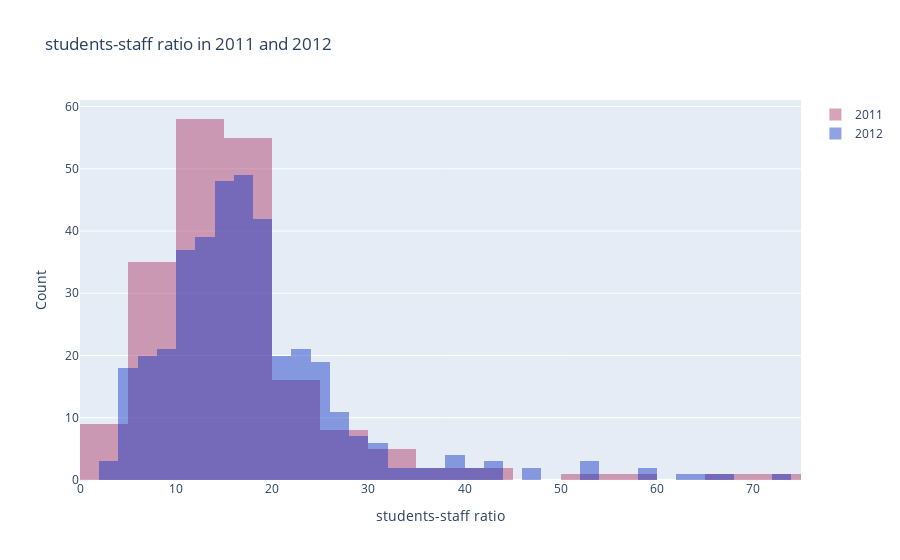

The code cell stored with this chart in its notebook:
### Markdown cell above
<a id="7"></a> <br>
# Histogram
<font color='red'>
Lets look at histogram of students-staff ratio in 2011 and 2012 years. 
    <font color='black'>
* trace1 = first histogram
    * x = x axis
    * y = y axis
    * opacity = opacity of histogram
    * name = name of legend
    * marker = color of histogram
* trace2 = second histogram
* layout = layout 
    * barmode = mode of histogram like overlay. Also you can change it with *stack*

### Code cell
# prepare data
x2011 = timesData.student_staff_ratio[timesData.year == 2011]
x2012 = timesData.student_staff_ratio[timesData.year == 2012]

trace1 = go.Histogram(
    x=x2011,
    opacity=0.75,
    name = "2011",
    marker=dict(color='rgba(171, 50, 96, 0.6)'))
trace2 = go.Histogram(
    x=x2012,
    opacity=0.75,
    name = "2012",
    marker=dict(color='rgba(12, 50, 196, 0.6)'))

data = [trace1, trace2]
layout = go.Layout(barmode='overlay',
                   title=' students-staff ratio in 2011 and 2012',
                   xaxis=dict(title='students-staff ratio'),
                   yaxis=dict( title='Count'),
)
fig = go.Figure(data=data, layout=layout)
iplot(fig)

### Figure 1 — Plotly figure (JSON) as saved in the notebook; plotly's stock layout.template omitted (floating-point values rounded to 4 significant figures; data arrays with more than 128 entries replaced by an {"elided": "..."} marker saying what was removed)
{"data": [{"marker": {"color": "rgba(171, 50, 96, 0.6)"}, "name": "2011", "opacity": 0.75, "type": "histogram", "x": {"elided": "200 float values"}}, {"marker": {"color": "rgba(12, 50, 196, 0.6)"}, "name": "2012", "opacity": 0.75, "type": "histogram", "x": {"elided": "402 float values"}}], "layout": {"barmode": "overlay", "title": {"text": " students-staff ratio in 2011 and 2012"}, "xaxis": {"title": {"text": "students-staff ratio"}}, "yaxis": {"title": {"text": "Count"}}}}
